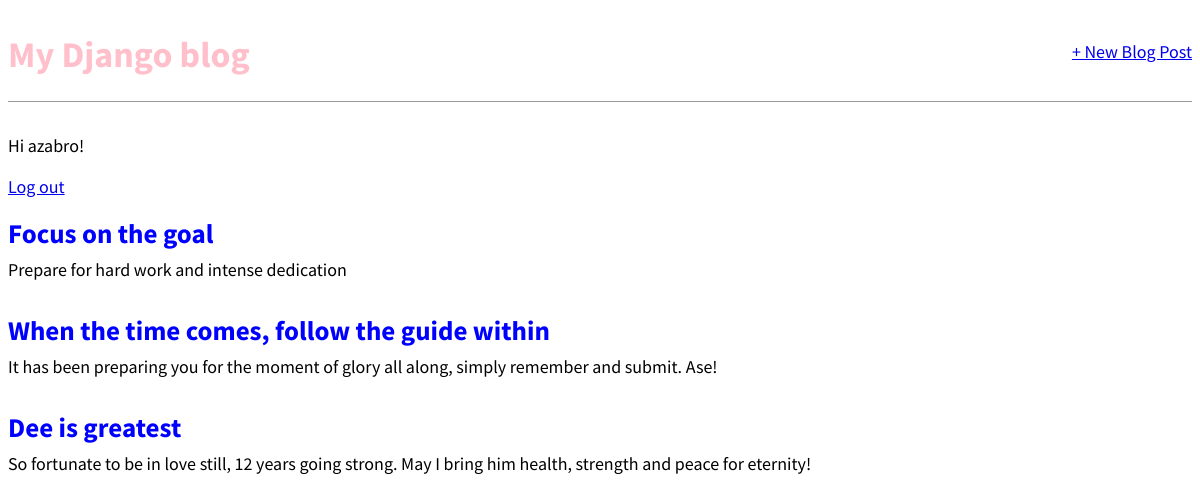
The app's page / (signed in) with its own data.
### blog/models.py (models this page shows, shortened)
class Post(models.Model):
    title  = models.CharField(max_length=200)
    body   = models.TextField()
    author = models.ForeignKey(
            'auth.User',
            on_delete=models.CASCADE,
    )

### blog/views.py (the view)
# urls.py: path('', BlogListView.as_view(), name='home'),
class BlogListView(ListView):
    model = Post
    template_name = 'home.html'

### templates/home.html
{% extends 'base.html' %}
{% block content %}
  {% for post in object_list %}
    <div class="post-entry">
      <h2><a href="{% url 'post_detail' post.pk %}">{{ post.title }}</a></h2>
      <p>{{ post.body }}</p>
    </div>
  {% endfor %}
{% endblock content %}

### templates/base.html (shortened to what this page needs)
{% load static %}
<html>
  <head>
    <link href="{% static 'css/base.css' %}" rel="stylesheet">
  </head>
  <body>
    <div>
      <header>
        <div class="nav-left">
          <h1><a href="{% url 'home' %}">My Django blog</a></h1>
        </div>
        <div class="nav-right">
          <a href="{% url 'post_new' %}"> + New Blog Post</a>
        </div>
      </header>
      {% if user.is_authenticated %}
        <p>Hi {{ user.username }}!</p>
        <p><a href="{% url 'logout' %}">Log out</a></p>
      {% else %}
        <p>You are not logged in.</p>
        <a href="{% url 'login'%}">Log in</a>
      {% endif %}
      {% block content %}
      {% endblock content %}
    </div>
  </body>
</html>

### static/css/base.css (style rules this page uses)
body { font-family: 'Source Sans Pro', sans-serif; font-size: 18px; }
header { border-bottom: 1px solid #999; margin-bottom: 2rem; display: flex; }
header h1 a { color: pink; text-decoration: none; }
.nav-left { margin-right: auto; }
.nav-right { display: flex; padding-top: 2rem; }
.post-entry { margin-bottom: 2rem; }
.post-entry h2 { margin: 0.5rem 0; }
.post-entry h2 a, .post-entry h2 a:visited { color: blue; text-decoration: none; }
.post-entry p { margin: 0; font-weight: 400; }

### records on screen
Post: title "Focus on the goal", body "Prepare for hard work and intense dedication"
Post: title "When the time comes, follow the guide within", body "It has been preparing you for the moment of glory all along, simply remember and submit. Ase!"
Post: title "Dee is greatest", body "So fortunate to be in love still, 12 years going strong. May I bring him health, strength and peace for eternity!"

### other values on screen
{{ user.username }} "azabro"
